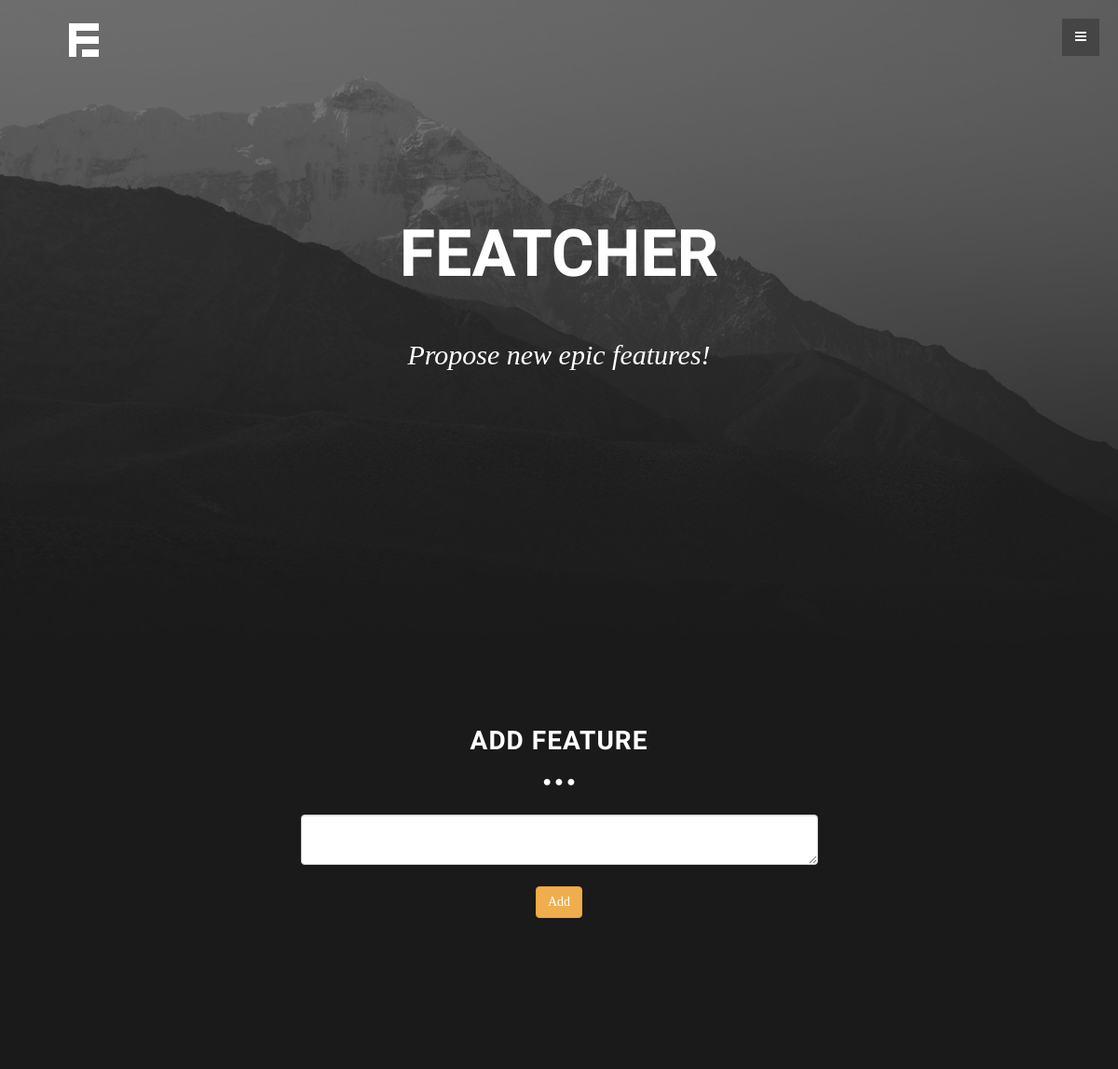
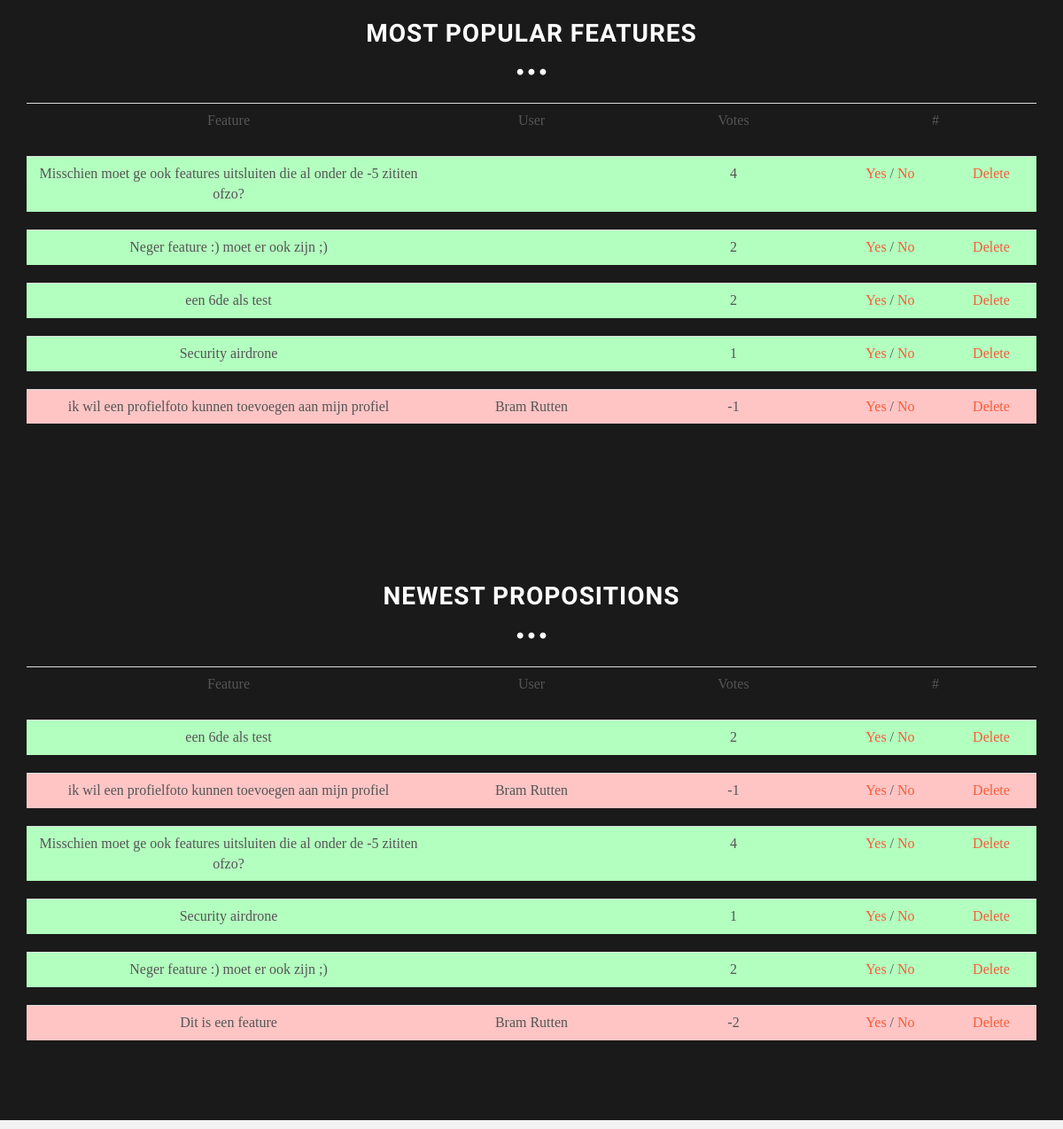
The app's page /index.php (signed in) with its own data (2 pictures, top to bottom).
### tables this page shows
CREATE TABLE IF NOT EXISTS `feature` (
  `feature_id` int(11) NOT NULL AUTO_INCREMENT,
  `created_on` timestamp NOT NULL DEFAULT CURRENT_TIMESTAMP ON UPDATE CURRENT_TIMESTAMP,
  `user_id` int(11) NOT NULL,
  `text` text NOT NULL,
  PRIMARY KEY (`feature_id`)
);

CREATE TABLE IF NOT EXISTS `user` (
  `user_id` int(11) NOT NULL AUTO_INCREMENT,
  `name` varchar(100) NOT NULL,
  `email` varchar(100) NOT NULL,
  `password` varchar(100) NOT NULL,
  `image` text NOT NULL,
  `is_admin` enum('0','1') DEFAULT '0',
  `hash` varchar(255) NOT NULL,
  PRIMARY KEY (`user_id`)
);

### init.php (called while the page is built, shortened)
<?php
include 'assets/classes/db.class.php';
include 'assets/classes/user.class.php';
$db 		= new Db();
$user 		= new User($db);
?>

### assets/classes/user.class.php (called while the page is built, shortened)
<?php
class user{
	public $is_admin;
	function fillUser($id){
		$db = new Db();
		$sql = 'SELECT * from user WHERE user_id = "'.$db->conn->real_escape_string($id).'";';
		$result = $db->conn->query($sql);
		$row = $result->fetch_assoc();
		$this->is_admin = $row['is_admin'];
	}
	 	function isLoggedIn($redirect=false){
		if(isset($_SESSION['hash'])){
			$db = new Db();
			$sql = 'SELECT * from user WHERE hash = "'.$_SESSION['hash'].'";';
			$result = $db->conn->query($sql);
			$row = $result->fetch_assoc();
			if($result->num_rows ==1){
				$this->fillUser($row['user_id']);
				return true;
			}else{
				if($redirect){
					header ('Location: logout.php');
					}else{
						return false;
					}
			}
		}else{
				if($redirect){
					header ('Location: logout.php');
				}else{
					return false;
				}
		}
	}
	function isAdmin(){
		if($this->is_admin){
			return true;
		}else{
			return false;
		}
	}
}
?>

### assets/classes/db.class.php (called while the page is built, shortened)
<?php
	class Db
	{
		private $m_sHost = "localhost";
		private $m_sUser = "root";
		private $m_sPassword = "";
		private $m_sDatabase = "featcher";
		public function __construct()
		{
			$this->conn = new mysqli($this->m_sHost, $this->m_sUser, $this->m_sPassword, $this->m_sDatabase);
		}
	}
?>

### index.php (the view, shortened to what this page needs)
<?php
include 'header.php';
?>
  <body data-spy="scroll" data-offset="0" data-target="#theMenu">
	<nav class="menu" id="theMenu">
		<div id="menuToggle"><i class="icon-reorder"></i></div>
	</nav>
	<div id="headerwrap">
		<div class="container">
			<div class="logo">
				<a href="index.php"><img src="assets/img/logo.png"></a>
			</div>
			<br>
			<div class="row">
				<h1>FEATCHER</h1>
				<br>
				<h3>Propose new epic features!</h3>
				<br>
				<br>
				<div class="col-lg-6 col-lg-offset-3">
				</div>
			</div>
		</div>
	</div>
	<?php
		if($user->isLoggedIn()){
	?>
	<div id="f">
		<div class="container">
			<div class="row">
				<h3>ADD FEATURE</h3>
				<p class="centered"><i class="icon icon-circle"></i><i class="icon icon-circle"></i><i class="icon icon-circle"></i></p>
				<div class="col-lg-6 col-lg-offset-3">
					<form method="post">
						<textarea name="text" class="form-control"></textarea><br/>
						<p><button type="submit" class="btn btn-warning" name="addfeature">Add</button></p>
					</form>
				</div>
			</div>
		</div>
	</div>
	<?php
		}
	?>
	<div id="f">
		<div class="container">
			<div class="row">
				<h3>MOST POPULAR FEATURES</h3>
				<p class="centered"><i class="icon icon-circle"></i><i class="icon icon-circle"></i><i class="icon icon-circle"></i></p>
			<div class="head col-lg-12">
			<table class="table">
				<tr>
					<td width="40%">Feature</td>
					<td width="20%">User</td>
					<td width="20%">Votes</td>
					<td>#</td>
				</tr>
			</table>
			</div>
			<?php
			$q = $db->conn->query('SELECT f.*, (SELECT COUNT(*) FROM feature_vote WHERE feature_id = f.feature_id AND state="1") AS voteUp,
											   (SELECT COUNT(*) FROM feature_vote WHERE feature_id = f.feature_id AND state="0") AS voteDown,
											   (
											   		(SELECT COUNT(*) FROM feature_vote WHERE feature_id = f.feature_id AND state="1")
											   		-
											   		(SELECT COUNT(*) FROM feature_vote WHERE feature_id = f.feature_id AND state="0")
											   	) as totalVote,
											   	u.name
												FROM feature as f LEFT JOIN feature_vote as fv ON (f.feature_id = fv.feature_id)
												LEFT JOIN user 	as u ON (f.user_id = u.user_id)
												GROUP BY feature_id ORDER BY totalVote DESC LIMIT 5');
			?>
			<?php
			while($f = $q->fetch_assoc()){
			?>
			<div class="head col-lg-12">
			<table class="table">
				<tr style="background-color: <?=($f['totalVote'] > 0) ? '#B3FFBF' : '#FFC5C5'; ?>;">
					<td width="40%"><?=$f['text']?></td>
					<td width="20%"><?=$f['name']?></td>
					<td width="20%"><?=($f['totalVote'])?></td>
					<td><a href="?vote=yes&userid=<?=$user_id?>&fid=<?=$f['feature_id']?>">Yes</a> / <a href="?vote=no&userid=<?=$user_id?>&fid=<?=$f['feature_id']?>">No</a></td>
					<?php
						if($user->isAdmin()){
					?>
					<td><a href="?remove=true&id=???&userid=???">Delete</a>
					<?php
						}
					?>
				</tr>
			</table>
			</div>
			<?php
			}
			?>
		</div>
					<?php
						if(!$user->isLoggedIn()){
					 ?>
					<a href="login.php"><p><button type="button" class="btn btn-warning">I WANT TO PROPOSE FEATURES TOO!</button></p></a>
					<?php
						}
					?>
				</div>
			</div>
	<div id="f">
		<div class="container">
			<div class="row centered">
				<h3>NEWEST PROPOSITIONS</h3>
					<p class="centered"><i class="icon icon-circle"></i><i class="icon icon-circle"></i><i class="icon icon-circle"></i></p>
			<div class="head col-lg-12">
			<table class="table">
				<tr>
					<td width="40%">Feature</td>
					<td width="20%">User</td>
					<td width="20%">Votes</td>
					<td>#</td>
				</tr>
			</table>
			</div>
			<?php
			$q = $db->conn->query('SELECT f.*, (SELECT COUNT(*) FROM feature_vote WHERE feature_id = f.feature_id AND state="1") AS voteUp,
											   (SELECT COUNT(*) FROM feature_vote WHERE feature_id = f.feature_id AND state="0") AS voteDown,
											   (
											   		(SELECT COUNT(*) FROM feature_vote WHERE feature_id = f.feature_id AND state="1")
											   		-
											   		(SELECT COUNT(*) FROM feature_vote WHERE feature_id = f.feature_id AND state="0")
											   	) as totalVote,
											   	u.name
									FROM feature as f
									LEFT JOIN feature_vote as fv ON (f.feature_id = fv.feature_id)
									LEFT JOIN user 	as u ON (f.user_id = u.user_id)
									GROUP BY feature_id ORDER BY created_on DESC LIMIT 10');
			?>
			<?php
			while($f = $q->fetch_assoc()){
			?>
			<div class="head col-lg-12">
			<table class="table">
				<tr style="background-color: <?=($f['totalVote'] > 0) ? '#B3FFBF' : '#FFC5C5'; ?>;">
					<td width="40%"><?=$f['text']?></td>
					<td width="20%"><?=$f['name']?></td>
					<td width="20%"><?=($f['totalVote'])?></td>
					<td><a href="?vote=yes&userid=<?=$user_id?>&fid=<?=$f['feature_id']?>">Yes</a> / <a href="?vote=no&userid=<?=$user_id?>&fid=<?=$f['feature_id']?>">No</a></td>
					<?php
						if($user->isAdmin()){
					?>
					<td><a href="?remove=true&id=<?=$f['feature_id']?>">Delete</a>
					<?php
						}
					?>
				</tr>
			</table>
			</div>
			<?php
			}
			?>
		</div>
				</div>
			</div>
</body>
</html>

### assets/css/main.css (style rules this page uses)
body { background-color: #f2f2f2; font-family: 'EB Garamond', serif; font-weight: 300; font-size: 16px; color: #555; -webkit-font-smoothing: antialiased; -webkit-overflow-scrolling: touch; }
h1, h2, h3, h4, h5, h6 { font-family: 'Oswald', sans-serif; font-weight: 300; color: #333; }
p { line-height: 28px; margin-bottom: 25px; }
.centered { text-align: center; }
a { color: #f85c37; word-wrap: break-word; -webkit-transition: color 0.1s ease-in, background 0.1s ease-in; -moz-transition: color 0.1s ease-in, background 0.1s ease-in; -ms-transition: color 0.1s ease-in, background 0.1s ease-in; -o-transition: color 0.1s ease-in, background 0.1s ease-in; transition: color 0.1s ease-in, background 0.1s ease-in; }
a:before, a:after { -webkit-transition: color 0.1s ease-in, background 0.1s ease-in; -moz-transition: color 0.1s ease-in, background 0.1s ease-in; -ms-transition: color 0.1s ease-in, background 0.1s ease-in; -o-transition: color 0.1s ease-in, background 0.1s ease-in; transition: color 0.1s ease-in, background 0.1s ease-in; }
#headerwrap { background: url(../img/header-bg.jpg) no-repeat center top; margin-top: -10px; padding-top:20px; text-align:center; background-attachment: relative; background-position: center center; min-height: 700px; width: 100%; -webkit-background-size: 100%; -moz-background-size: 100%; -o-background-size: 100%; background-size: 100%; -webkit-background-size: cover; -moz-background-size: cover; -o-background-size: cover; background-size: cover; }
#headerwrap h1 { margin-top: 150px; color: white; font-size: 70px; font-weight: 700; }
#headerwrap h3 { color: white; font-size: 30px; font-weight: 100; font-family: 'EB Garamond', serif; font-style: oblique; }
#headerwrap .logo { text-align: left; margin-left: 20px; margin-top: 15px; }
#f { background: #1a1a1a; padding-top: 70px; padding-bottom: 70px; text-align: center }
#f h3 { color: white; font-size: 28px; font-weight: 700; letter-spacing: 1px; }
#f i { font-size: 8px; color: #fff; padding: 3px; }
#f p { font-size: 20px; color: #f2f2f2; }
.menu { position: fixed; right: -200px; width: 260px; height: 100%; top: 0; z-index: 10; text-align: left; }
.menu, .body-push { -webkit-transition: all .3s ease; -moz-transition: all .3s ease; -ms-transition: all .3s ease; -o-transition: all .3s ease; transition: all .3s ease; }
#menuToggle { position: absolute; top: 20px; left: 0; z-index: 11; display: block; text-align: center; font-size: 14px; color: #ffffff; width: 40px; height: 40px; line-height: 40px; cursor: pointer; background: rgba(0,0,0,0.25); -webkit-transition: all .1s ease-in-out; -moz-transition: all .1s ease-in-out; -ms-transition: all .1s ease-in-out; -o-transition: all .1s ease-in-out; transition: all .1s ease-in-out; }

### records on screen
feature: text "Misschien moet ge ook features uitsluiten die al onder de -5 zititen ofzo?", totalVote "4"
feature: text "Neger feature :) moet er ook zijn ;)", totalVote "2"
feature: text "een 6de als test", totalVote "2"
feature: text "Security airdrone", totalVote "1"
feature: text "ik wil een profielfoto kunnen toevoegen aan mijn profiel", user.name "Bram Rutten", totalVote "-1"
feature: text "Dit is een feature", user.name "Bram Rutten", totalVote "-2"
